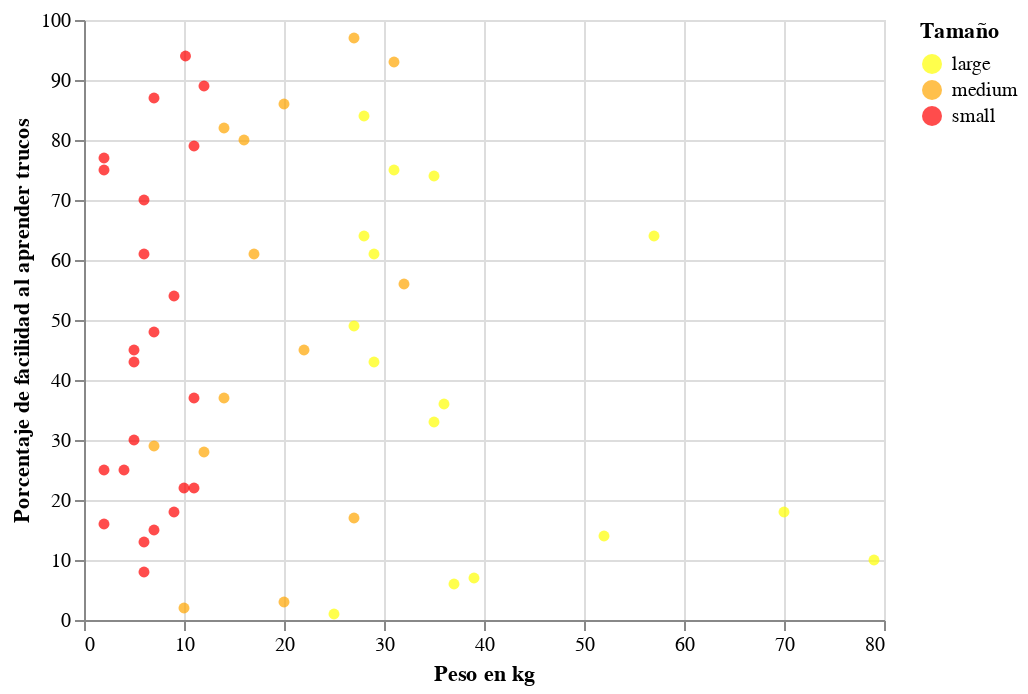

Write notebook code for a chart like this one.
### Code cell
alt.Chart(dogs_data_without_nan_weight).mark_circle().encode(
    x=alt.X('weight (kg):Q', title="Peso en kg"),
    y=alt.Y('INTELLIGENCE (TRAINABILITY) ranking:Q', title="Porcentaje de facilidad al aprender trucos"),
    color=alt.Color('size category:O', title="Tamaño", scale=alt.Scale(range=['yellow','orange','red'])),
    tooltip=["Dog breed", "weight (kg)"]
).interactive()
